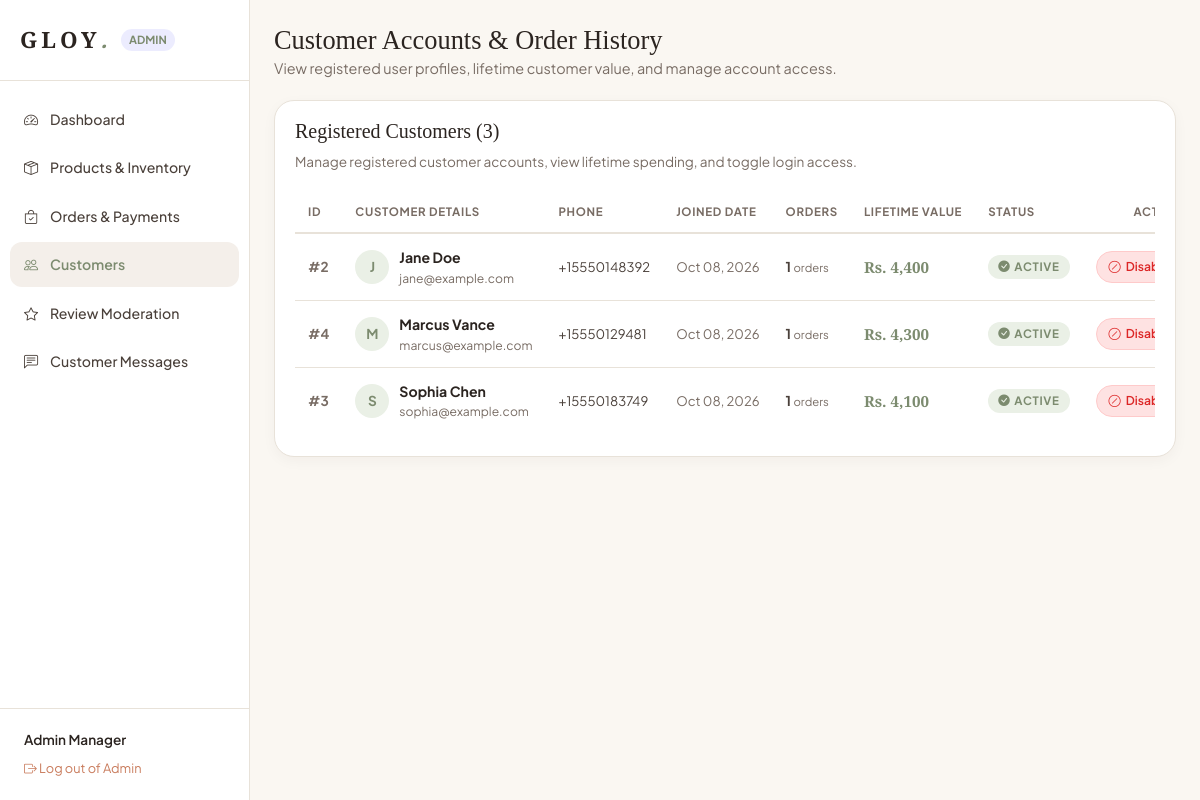
The page /admin/customers.php (signed in) on the database its author committed.
### tables this page shows
CREATE TABLE `users` (
  `id` INT AUTO_INCREMENT PRIMARY KEY,
  `name` VARCHAR(100) NOT NULL,
  `email` VARCHAR(150) NOT NULL UNIQUE,
  `password_hash` VARCHAR(255) NOT NULL,
  `phone` VARCHAR(30) NULL,
  `role` ENUM('user', 'admin') DEFAULT 'user',
  `status` ENUM('active', 'disabled') DEFAULT 'active',
  `reset_token` VARCHAR(64) NULL,
  `reset_expires` DATETIME NULL,
  `created_at` TIMESTAMP DEFAULT CURRENT_TIMESTAMP
);

### includes/auth_middleware.php (called while the page is built, shortened)
<?php
if (!function_exists('e')) {
    function e($string) {
        return htmlspecialchars($string ?? '', ENT_QUOTES, 'UTF-8');
    }
}
if (!function_exists('formatPrice')) {
    function formatPrice($amount) {
        return 'Rs. ' . number_format((float)$amount, 0);
    }
}
function get_current_user_data() {
    $pdo = getDBConnection();
    $stmt = $pdo->prepare("SELECT id, name, email, phone, role FROM users WHERE id = ?");
    $stmt->execute([$_SESSION['user_id']]);
    return $stmt->fetch();
}

### admin/customers.php (the view, shortened to what this page needs)
<?php
require_once __DIR__ . '/includes/admin_header.php';
$pdo = getDBConnection();
$sql = "
    SELECT u.*,
           COUNT(o.id) as total_orders,
           COALESCE(SUM(o.total_amount), 0) as total_spent
    FROM users u
    LEFT JOIN orders o ON u.id = o.user_id
    WHERE u.role = 'user'
    GROUP BY u.id
    ORDER BY u.created_at DESC
";
$customers = $pdo->query($sql)->fetchAll();
?>
<div class="admin-topbar">
  <div>
    <h1 class="admin-title">Customer Accounts &amp; Order History</h1>
    <p style="color:var(--text-muted); font-size:0.9rem;">View registered user profiles, lifetime customer value, and manage account access.</p>
  </div>
</div>
<div class="admin-card">
  <div class="card-header-flex">
    <div>
      <h3 style="font-size:1.25rem; color:var(--text-heading); margin-bottom:4px;">Registered Customers (<?php echo count($customers); ?>)</h3>
      <span style="font-size:0.85rem; color:var(--text-muted);">Manage registered customer accounts, view lifetime spending, and toggle login access.</span>
    </div>
  </div>
  <div class="table-responsive">
    <table class="data-table">
      <thead>
        <tr>
          <th style="width:60px;">ID</th>
          <th>Customer Details</th>
          <th>Phone</th>
          <th>Joined Date</th>
          <th>Orders</th>
          <th>Lifetime Value</th>
          <th>Status</th>
          <th style="text-align:right; width:130px;">Action</th>
        </tr>
      </thead>
      <tbody>
        <?php foreach ($customers as $c): ?>
          <tr>
            <td><strong style="color:var(--text-muted);">#<?php echo $c['id']; ?></strong></td>
            <td>
              <div style="display:flex; align-items:center; gap:10px;">
                <div style="width:34px; height:34px; border-radius:50%; background:var(--bg-accent-sage); color:var(--primary-purple); font-weight:700; font-size:0.85rem; display:flex; align-items:center; justify-content:center; flex-shrink:0;">
                  <?php echo strtoupper(substr($c['name'], 0, 1)); ?>
                </div>
                <div>
                  <strong style="font-size:0.88rem; color:var(--text-heading); display:block;"><?php echo e($c['name']); ?></strong>
                  <span style="font-size:0.76rem; color:var(--text-muted); display:block;"><?php echo e($c['email']); ?></span>
                </div>
              </div>
            </td>
            <td><span style="white-space:nowrap; font-size:0.82rem;"><?php echo e($c['phone'] ?: '—'); ?></span></td>
            <td><span style="white-space:nowrap; font-size:0.82rem; color:var(--text-muted);"><?php echo date('M d, Y', strtotime($c['created_at'])); ?></span></td>
            <td><strong><?php echo $c['total_orders']; ?></strong> <small style="color:var(--text-muted);">orders</small></td>
            <td><strong style="white-space:nowrap; color:var(--primary-purple); font-family:var(--font-serif); font-size:0.95rem;"><?php echo formatPrice($c['total_spent']); ?></strong></td>
            <td>
              <span class="status-badge <?php echo $c['status'] === 'active' ? 'status-paid' : 'status-cancelled'; ?>">
                <i class="bi bi-<?php echo $c['status'] === 'active' ? 'check-circle-fill' : 'x-circle-fill'; ?>"></i>
                <?php echo strtoupper($c['status']); ?>
              </span>
            </td>
            <td style="text-align:right; white-space:nowrap;">
              <?php if ($c['status'] === 'active'): ?>
                <a href="#" data-post-name="toggle_status" data-post-value="<?php echo (int)$c['id']; ?>" class="btn-table-action btn-disable" title="Disable Customer Account">
                  <i class="bi bi-slash-circle"></i> Disable
                </a>
              <?php else: ?>
                <a href="#" data-post-name="toggle_status" data-post-value="<?php echo (int)$c['id']; ?>" class="btn-table-action btn-enable" title="Enable Customer Account">
                  <i class="bi bi-check-circle"></i> Enable
                </a>
              <?php endif; ?>
            </td>
          </tr>
        <?php endforeach; ?>
      </tbody>
    </table>
  </div>
</div>
<?php require_once __DIR__ . '/includes/admin_footer.php'; ?>

### admin/includes/admin_header.php (shortened to what this page needs)
<?php
require_once __DIR__ . '/../../includes/auth_middleware.php';
$currentAdmin = get_current_user_data();
$currentAdminPage = basename($_SERVER['PHP_SELF']);
?>
<!DOCTYPE html>
<html lang="en">
<head>
  <link rel="stylesheet" href="https://cdn.jsdelivr.net/npm/bootstrap-icons@1.11.3/font/bootstrap-icons.min.css">
  <link rel="stylesheet" href="../assets/css/style.css">
  <link rel="stylesheet" href="../assets/css/components.css">
  <link rel="stylesheet" href="../assets/css/admin.css">
</head>
<body class="admin-body">
  <aside class="admin-sidebar">
    <div class="admin-brand">
      <a href="../index.php" class="brand-logo" style="font-size:1.4rem;">
        GLOY<span style="color:var(--primary-purple);">.</span>
      </a>
      <span style="font-size:0.7rem; font-weight:700; text-transform:uppercase; background:rgba(99,102,241,0.12); color:var(--primary-purple); padding:2px 8px; border-radius:var(--radius-pill);">Admin</span>
    </div>
    <nav class="admin-nav">
      <a href="dashboard.php" class="admin-nav-item <?php echo $currentAdminPage === 'dashboard.php' ? 'active' : ''; ?>">
        <i class="bi bi-speedometer2 me-2"></i> Dashboard
      </a>
      <a href="products.php" class="admin-nav-item <?php echo $currentAdminPage === 'products.php' ? 'active' : ''; ?>">
        <i class="bi bi-box-seam me-2"></i> Products &amp; Inventory
      </a>
      <a href="orders.php" class="admin-nav-item <?php echo $currentAdminPage === 'orders.php' ? 'active' : ''; ?>">
        <i class="bi bi-bag-check me-2"></i> Orders &amp; Payments
      </a>
      <a href="customers.php" class="admin-nav-item <?php echo $currentAdminPage === 'customers.php' ? 'active' : ''; ?>">
        <i class="bi bi-people me-2"></i> Customers
      </a>
      <a href="reviews.php" class="admin-nav-item <?php echo $currentAdminPage === 'reviews.php' ? 'active' : ''; ?>">
        <i class="bi bi-star me-2"></i> Review Moderation
      </a>
      <a href="messages.php" class="admin-nav-item <?php echo $currentAdminPage === 'messages.php' ? 'active' : ''; ?>">
        <i class="bi bi-chat-left-text me-2"></i> Customer Messages
      </a>
    </nav>
    <div style="padding:20px 24px; border-top:1px solid var(--border-color);">
      <div style="font-size:0.85rem; font-weight:600; color:var(--text-heading); margin-bottom:4px;"><?php echo e($currentAdmin['name']); ?></div>
      <a href="../logout.php" style="font-size:0.8rem; color:var(--accent-terracotta);"><i class="bi bi-box-arrow-right me-1"></i> Log out of Admin</a>
    </div>
  </aside>
  <main class="admin-main">

### assets/css/style.css (style rules this page uses)
:root { --bg-main: #FAF7F2; --bg-surface: #FFFFFF; --bg-card: #FFFFFF; --bg-secondary: #F4EFEA; --bg-accent-sage: #EAF0E6; --bg-accent-blush: #FDF3EE; --primary-purple: #7C8B6F; --primary-purple-hover: #667459; --accent-sage: #7C8B6F; --accent-terracotta: #C97C5D; --accent-terracotta-hover: #B3684B; --accent-gold: #D4AF37; --accent-plum: #C97C5D; --text-heading: #2B2420; --text-body: #4A403A; --text-muted: #786C64; --border-color: #E8E2D9; --border-focus: #7C8B6F; --search-bg: #FFFFFF; --search-border: #E8E2D9; --search-focus: #7C8B6F; --font-serif: 'Playfair Display', Georgia, serif; --font-sans: 'Plus Jakarta Sans', -apple-system, BlinkMacSystemFont, sans-serif; --shadow-sm: 0 4px 14px rgba(43, 36, 32, 0.04); --shadow-md: 0 10px 30px rgba(43, 36, 32, 0.07); --shadow-lg: 0 20px 48px rgba(43, 36, 32, 0.1); --radius-sm: 6px; --radius-md: 12px; --radius-lg: 20px; --radius-pill: 50px; --transition-fast: 0.2s cubic-bezier(0.4, 0, 0.2, 1); --transition-smooth: 0.35s cubic-bezier(0.4, 0, 0.2, 1); }
*, *::before, *::after { box-sizing: border-box; margin: 0; padding: 0; }
html { scroll-behavior: smooth; font-size: 16px; }
body { font-family: var(--font-sans); background-color: var(--bg-main); color: var(--text-body); line-height: 1.6; overflow-x: hidden; -webkit-font-smoothing: antialiased; }
h1, h2, h3, h4, h5, h6 { font-family: var(--font-serif); color: var(--text-heading); font-weight: 500; line-height: 1.25; }
a { color: inherit; text-decoration: none; transition: color var(--transition-fast); }
.brand-logo { font-family: var(--font-serif); font-size: 1.8rem; letter-spacing: 0.18em; font-weight: 700; color: #2B2420; text-transform: uppercase; }
.brand-logo span { color: #7C8B6F; font-style: italic; }

### rows shown on the page
users: name "Admin Manager"
users: id "2", name "J", name "Jane Doe", email "jane@example.com", phone "+15550148392", created_at "Oct 08, 2026", total_orders "1", total_spent "Rs. 4,400", status "ACTIVE"
users: id "4", name "M", name "Marcus Vance", email "marcus@example.com", phone "+15550129481", created_at "Oct 08, 2026", total_orders "1", total_spent "Rs. 4,300", status "ACTIVE"
users: id "3", name "S", name "Sophia Chen", email "sophia@example.com", phone "+15550183749", created_at "Oct 08, 2026", total_orders "1", total_spent "Rs. 4,100", status "ACTIVE"

### other values the page prints
count($customers) "3"
